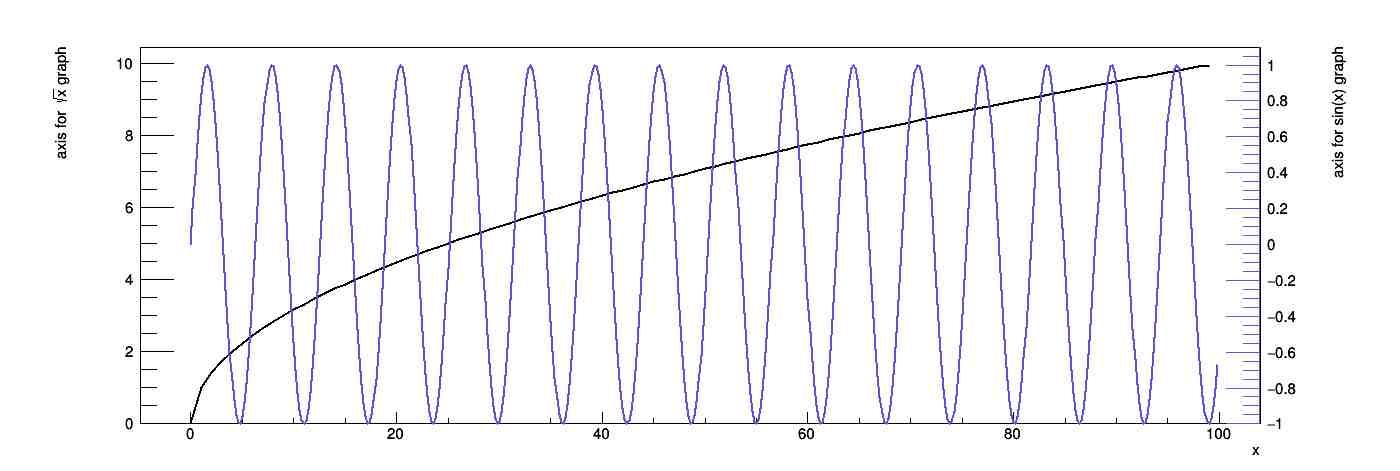

Here is the Python script that generated this plot:
import ROOT
import mag

# setting up data samples
# mag.arr() function uses for setting up a double type to numbers in sample list
x1 = mag.arr(range(100))
x2 = mag.arr(map(lambda i: i/5., range(500)))
y1 = mag.arr(map(lambda i: i**0.5, x1))
y2 = mag.arr(map(lambda i: ROOT.TMath.Sin(i), x2))
c = ROOT.TCanvas()
# create graphs from data samples & setting up some properties
gr1 = ROOT.TGraph(len(x1), x1, y1)
gr1.SetTitle("y = #sqrt{x}")
gr1.SetLineWidth(2)
gr2 = ROOT.TGraph(len(x2), x2, y2)
gr2.SetTitle("y = sin(x)")
gr2.SetLineWidth(2)
gr2.SetLineColor(9)
# create MultiAxisGraph object
MAG = mag.MultiAxisGraph()
# adding graphs to mag object
# mode "right" means, that graph will be scaled and represented with right axis
MAG.AddGraph(gr1)
MAG.AddGraph(gr2, mode="right")
# draw the mag object
MAG.Draw()
# accses to multigraph object in mag for setting style and attributes
mlt_graph = MAG.GetMultigraph()
mlt_graph.GetYaxis().SetTitle("axis for #sqrt{x} graph")
mlt_graph.GetXaxis().SetTitle("x")
# accses to rigth axis for setting it's attributes
rigth_axis = MAG.GetRightAxis()
rigth_axis.SetTitle("axis for sin(x) graph")
rigth_axis.SetLineColor(9)
rigth_axis.SetLabelFont(42)
rigth_axis.SetTitleFont(42)
# update the canvas so changes is applied
MAG.Update()
